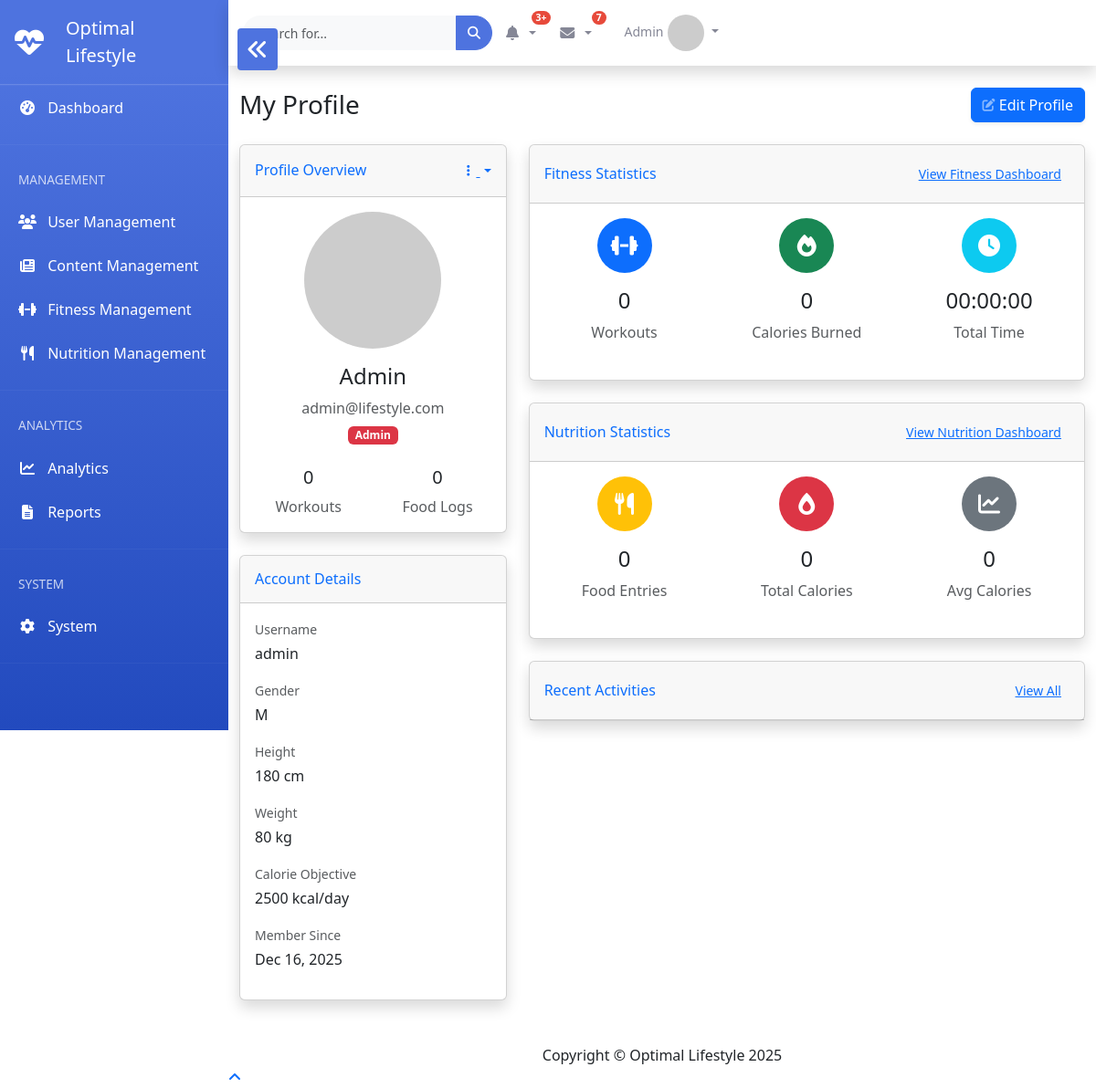
The app's page /admin/profile.php (signed in) with its own data.
### tables this page shows
CREATE TABLE `usersmanage` (
  `id` int(11) NOT NULL AUTO_INCREMENT,
  `name` varchar(100) NOT NULL,
  `email` varchar(255) NOT NULL,
  `password` varchar(255) NOT NULL,
  `username` varchar(20) NOT NULL,
  `gender` enum('M','F','NB','O') NOT NULL,
  `initial_weight` int(11) NOT NULL,
  `height` int(11) NOT NULL,
  `kcal_objective` int(11) NOT NULL DEFAULT '2000',
  `created_at` datetime NOT NULL DEFAULT CURRENT_TIMESTAMP,
  `user_type` enum('user','admin') NOT NULL DEFAULT 'user',
  `profile_photo` varchar(255) DEFAULT NULL,
  `last_login` datetime DEFAULT NULL,
  `status` enum('active','suspended','deleted') NOT NULL DEFAULT 'active',
  PRIMARY KEY (`id`),
  UNIQUE KEY `email` (`email`),
  UNIQUE KEY `username` (`username`)
);

### admin/includes/helpers.php (called while the page is built, shortened)
<?php
function formatDate($date) {
    return date('M j, Y', strtotime($date));
}
function getGravatar($email, $size = 80) {
    $hash = md5(strtolower(trim($email)));
    return "https://www.gravatar.com/avatar/$hash?s=$size&d=mp";
}

### admin/profile.php (the view, shortened to what this page needs)
<?php
require_once 'config/database.php';
require_once 'includes/helpers.php';
$user = [];
$fitness_stats = [];
$nutrition_stats = [];
$user_id = $_SESSION['admin_id'];
try {
    $stmt = $pdo->prepare("SELECT * FROM usersmanage WHERE id = :id");
    $stmt->execute(['id' => $user_id]);
    $user = $stmt->fetch(PDO::FETCH_ASSOC);
    $stmt = $pdo->prepare("
        SELECT
            COUNT(*) AS total_workouts,
            SUM(total_kcal) AS total_calories,
            SEC_TO_TIME(SUM(TIME_TO_SEC(total_time))) AS total_time
        FROM exercises
        WHERE user_id = :user_id
    ");
    $stmt->execute(['user_id' => $user_id]);
    $fitness_stats = $stmt->fetch(PDO::FETCH_ASSOC);
    $stmt = $pdo->prepare("
        SELECT
            COUNT(*) AS total_entries,
            SUM(calorie_amount) AS total_calories,
            AVG(calorie_amount) AS avg_calories
        FROM CalorieCalculator
        WHERE user_id = :user_id
    ");
    $stmt->execute(['user_id' => $user_id]);
    $nutrition_stats = $stmt->fetch(PDO::FETCH_ASSOC);
} catch (PDOException $e) {
    $error = "Error fetching profile data: " . $e->getMessage();
}
include 'includes/header.php';
include 'includes/sidebar.php';
?>
<div id="content">
    <?php include 'includes/topbar.php'; ?>
    <div class="container-fluid">
        <div class="d-sm-flex align-items-center justify-content-between mb-4">
            <h1 class="h3 mb-0 text-gray-800">My Profile</h1>
            <button class="btn btn-primary shadow-sm" data-bs-toggle="modal" data-bs-target="#editProfileModal">
                <i class="fas fa-edit fa-sm text-white-50"></i> Edit Profile
            </button>
        </div>
        <div class="row">
            <div class="col-lg-4 mb-4">
                <div class="card shadow mb-4">
                    <div class="card-header py-3 d-flex flex-row align-items-center justify-content-between">
                        <h6 class="m-0 font-weight-bold text-primary">Profile Overview</h6>
                        <div class="dropdown no-arrow">
                            <a class="dropdown-toggle" href="#" role="button" data-bs-toggle="dropdown">
                                <i class="fas fa-ellipsis-v fa-sm fa-fw text-gray-400"></i>
                            </a>
                        </div>
                    </div>
                    <div class="card-body text-center">
                        <img class="img-profile rounded-circle mb-3"
                             src="<?= getGravatar($user['email'], 150) ?>"
                             alt="Profile" width="150" height="150">
                        <h4><?= htmlspecialchars($user['name']) ?></h4>
                        <p class="text-muted mb-1"><?= htmlspecialchars($user['email']) ?></p>
                        <p class="mb-3">
                            <span class="badge bg-<?= $user['user_type'] == 'admin' ? 'danger' : 'primary' ?>">
                                <?= ucfirst($user['user_type']) ?>
                            </span>
                        </p>
                        <div class="row text-center mt-4">
                            <div class="col-6 border-right">
                                <h5><?= $fitness_stats['total_workouts'] ?? 0 ?></h5>
                                <span class="text-muted">Workouts</span>
                            </div>
                            <div class="col-6">
                                <h5><?= $nutrition_stats['total_entries'] ?? 0 ?></h5>
                                <span class="text-muted">Food Logs</span>
                            </div>
                        </div>
                    </div>
                </div>
                <div class="card shadow mb-4">
                    <div class="card-header py-3">
                        <h6 class="m-0 font-weight-bold text-primary">Account Details</h6>
                    </div>
                    <div class="card-body">
                        <div class="mb-3">
                            <label class="small text-muted mb-1">Username</label>
                            <p><?= htmlspecialchars($user['username']) ?></p>
                        </div>
                        <div class="mb-3">
                            <label class="small text-muted mb-1">Gender</label>
                            <p><?= htmlspecialchars($user['gender']) ?></p>
                        </div>
                        <div class="mb-3">
                            <label class="small text-muted mb-1">Height</label>
                            <p><?= htmlspecialchars($user['height']) ?> cm</p>
                        </div>
                        <div class="mb-3">
                            <label class="small text-muted mb-1">Weight</label>
                            <p><?= htmlspecialchars($user['initial_weight']) ?> kg</p>
                        </div>
                        <div class="mb-3">
                            <label class="small text-muted mb-1">Calorie Objective</label>
                            <p><?= htmlspecialchars($user['kcal_objective']) ?> kcal/day</p>
                        </div>
                        <div class="mb-3">
                            <label class="small text-muted mb-1">Member Since</label>
                            <p><?= formatDate($user['created_at']) ?></p>
                        </div>
                    </div>
                </div>
            </div>
            <div class="col-lg-8 mb-4">
                <div class="card shadow mb-4">
                    <div class="card-header py-3 d-flex flex-row align-items-center justify-content-between">
                        <h6 class="m-0 font-weight-bold text-primary">Fitness Statistics</h6>
                        <a href="fitness.php" class="btn btn-sm btn-link">View Fitness Dashboard</a>
                    </div>
                    <div class="card-body">
                        <div class="row text-center">
                            <div class="col-md-4 mb-4">
                                <div class="stat-circle bg-primary mx-auto">
                                    <i class="fas fa-dumbbell"></i>
                                </div>
                                <h4 class="mt-3"><?= $fitness_stats['total_workouts'] ?? 0 ?></h4>
                                <p class="text-muted mb-0">Workouts</p>
                            </div>
                            <div class="col-md-4 mb-4">
                                <div class="stat-circle bg-success mx-auto">
                                    <i class="fas fa-fire"></i>
                                </div>
                                <h4 class="mt-3"><?= $fitness_stats['total_calories'] ?? 0 ?></h4>
                                <p class="text-muted mb-0">Calories Burned</p>
                            </div>
                            <div class="col-md-4 mb-4">
                                <div class="stat-circle bg-info mx-auto">
                                    <i class="fas fa-clock"></i>
                                </div>
                                <h4 class="mt-3"><?= $fitness_stats['total_time'] ?? '00:00:00' ?></h4>
                                <p class="text-muted mb-0">Total Time</p>
                            </div>
                        </div>
                    </div>
                </div>
                <div class="card shadow mb-4">
                    <div class="card-header py-3 d-flex flex-row align-items-center justify-content-between">
                        <h6 class="m-0 font-weight-bold text-primary">Nutrition Statistics</h6>
                        <a href="nutrition.php" class="btn btn-sm btn-link">View Nutrition Dashboard</a>
                    </div>
                    <div class="card-body">
                        <div class="row text-center">
                            <div class="col-md-4 mb-4">
                                <div class="stat-circle bg-warning mx-auto">
                                    <i class="fas fa-utensils"></i>
                                </div>
                                <h4 class="mt-3"><?= $nutrition_stats['total_entries'] ?? 0 ?></h4>
                                <p class="text-muted mb-0">Food Entries</p>
                            </div>
                            <div class="col-md-4 mb-4">
                                <div class="stat-circle bg-danger mx-auto">
                                    <i class="fas fa-burn"></i>
                                </div>
                                <h4 class="mt-3"><?= $nutrition_stats['total_calories'] ?? 0 ?></h4>
                                <p class="text-muted mb-0">Total Calories</p>
                            </div>
                            <div class="col-md-4 mb-4">
                                <div class="stat-circle bg-secondary mx-auto">
                                    <i class="fas fa-chart-line"></i>
                                </div>
                                <h4 class="mt-3"><?= round($nutrition_stats['avg_calories'] ?? 0) ?></h4>
                                <p class="text-muted mb-0">Avg Calories</p>
                            </div>
                        </div>
                    </div>
                </div>
                <div class="card shadow mb-4">
                    <div class="card-header py-3 d-flex flex-row align-items-center justify-content-between">
                        <h6 class="m-0 font-weight-bold text-primary">Recent Activities</h6>
                        <a href="activities.php" class="btn btn-sm btn-link">View All</a>
                    </div>
                </div>
            </div>
        </div>
    </div>
</div>
<?php include 'includes/footer.php'; ?>

### records on screen
usersmanage: name "Admin", email "admin@lifestyle.com", user_type "Admin", username "admin", gender "M", height "180", initial_weight "80", kcal_objective "2500", created_at "Dec 16, 2025"

### other values on screen
$admin_name "Admin"
$fitness_stats['total_workouts'] "0"
$nutrition_stats['total_entries'] "0"
$fitness_stats['total_calories'] "0"
$fitness_stats['total_time'] "00:00:00"
$nutrition_stats['total_calories'] "0"
$nutrition_stats['avg_calories'] "0"
